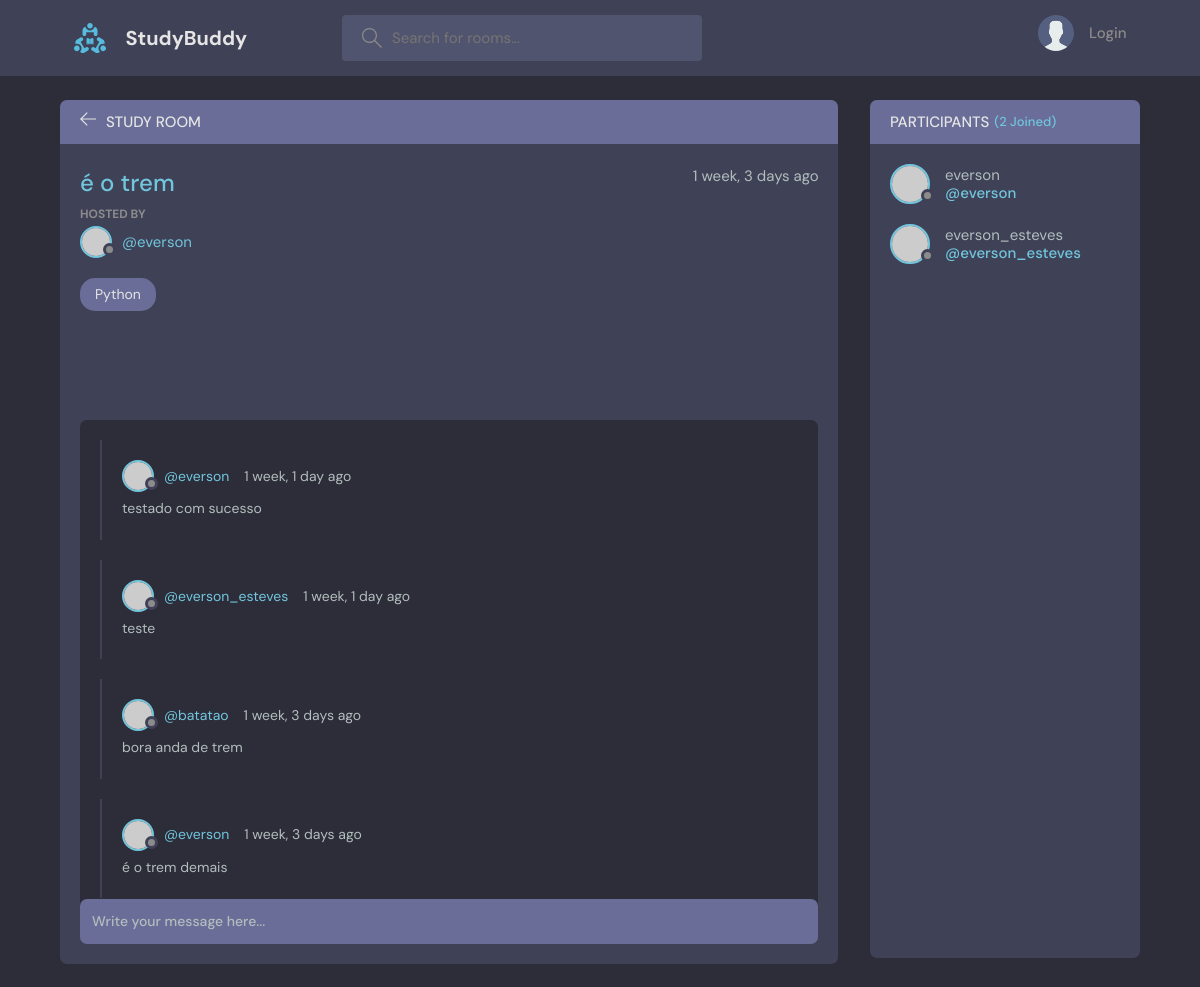
/room/5/, run on the app's committed database.
### base/models.py (models this page shows, shortened)
class Room(models.Model):
    host = models.ForeignKey(User, on_delete=models.SET_NULL, null=True)
    topic = models.ForeignKey(Topic, on_delete=models.SET_NULL, null=True)
    name = models.CharField(max_length=200)
    description = models.TextField(null=True, blank=True)
    participants = models.ManyToManyField(User, related_name='participants', blank=True)
    created_at = models.DateTimeField(auto_now_add=True)
    updated_at = models.DateTimeField(auto_now=True)
    class Meta:
        ordering = ['-updated_at', '-created_at']

class Topic(models.Model):
    name = models.CharField(max_length=200)
    def __str__(self):
        return self.name

class Message(models.Model):
    user = models.ForeignKey(User, on_delete=models.CASCADE)
    room = models.ForeignKey(Room, on_delete=models.CASCADE)
    body = models.TextField()
    created_at = models.DateTimeField(auto_now_add=True)
    updated_at = models.DateTimeField(auto_now=True)
    class Meta:
        ordering = ['-updated_at', '-created_at']

### base/views.py (the view, shortened to what this page needs)
# urls.py: path('room/<str:pk>/', views.room, name='room'),
def room(request: HttpRequest, pk: str):
    room = Room.objects.get(id=pk)
    room_messages = room.message_set.all()
    participants = room.participants.all()
    context = {
        'room': room,
        'room_messages': room_messages,
        'participants': participants,
    }
    return render(request, 'base/room.html', context)

### base/templates/base/room.html (shortened to what this page needs)
{% extends "main.html" %}
{% block content %}
<main class="profile-page layout layout--2">
    <div class="container">
        <div class="room">
            <div class="room__top">
                <div class="room__topLeft">
                    <a href="{% url 'home' %}'">
                        <svg version="1.1" xmlns="http://www.w3.org/2000/svg" width="32" height="32"
                            viewBox="0 0 32 32">
                            <title>arrow-left</title>
                            <path
                                d="M13.723 2.286l-13.723 13.714 13.719 13.714 1.616-1.611-10.96-10.96h27.625v-2.286h-27.625l10.965-10.965-1.616-1.607z">
                            </path>
                        </svg>
                    </a>
                    <h3>Study Room</h3>
                </div>
            </div>
            <div class="room__box scroll">
                <div class="room__header scroll">
                    <div class="room__info">
                        <h3>{{room.name}}</h3>
                        <span>{{room.created_at|timesince}} ago</span>
                    </div>
                    <div class="room__hosted">
                        <p>Hosted By</p>
                        <a href="{% url 'user-profile' room.host.id %}" class="room__author">
                            <div class="avatar avatar--small">
                                <img src="https://randomuser.me/api/portraits/men/37.jpg" />
                            </div>
                            <span>@{{room.host.username}}</span>
                        </a>
                    </div>
                    <span class="room__topics">{{room.topic}}</span>
                </div>
                <div class="room__conversation">
                    <div class="threads scroll">
                        {% for message in room_messages %}
                            <div class="thread">
                                <div class="thread__top">
                                    <div class="thread__author">
                                        <a href="{% url 'user-profile' message.user.id %}" class="thread__authorInfo">
                                            <div class="avatar avatar--small">
                                                <img src="https://randomuser.me/api/portraits/men/37.jpg" />
                                            </div>
                                            <span>@{{message.user.username}}</span>
                                        </a>
                                        <span class="thread__date">{{message.created_at|timesince}} ago</span>
                                    </div>
                                </div>
                                <div class="thread__details">
                                    {{message.body}}
                                </div>
                            </div>
                        {% endfor %}
                    </div>
                </div>
            </div>
            <div class="room__message">
                <form action="" method="POST">
                    <input name="body" placeholder="Write your message here..." />
                </form>
            </div>
        </div>
        <div class="participants">
            <h3 class="participants__top">Participants <span>({{participants.count}} Joined)</span></h3>
            <div class="participants__list scroll">
                {% for participant in participants %}
                    <a href="{% url 'user-profile' participant.id %}" class="participant">
                        <div class="avatar avatar--medium">
                            <img src="https://randomuser.me/api/portraits/men/37.jpg" />
                        </div>
                        <p>
                            {{participant.username}}
                            <span>@{{participant.username}}</span>
                        </p>
                    </a>
                {% endfor %}
            </div>
        </div>
    </div>
</main>
{% endblock content %}

### data on the page
Room: name "é o trem", created_at "1 week, 3 days", host.username "everson", topic "Python"
Message: user.username "everson", created_at "1 week, 1 day", body "testado com sucesso"
Message: user.username "everson_esteves", created_at "1 week, 1 day", body "teste"
Message: user.username "batatao", created_at "1 week, 3 days", body "bora anda de trem"
Message: user.username "everson", created_at "1 week, 3 days", body "é o trem demais"

### other printed values
{{ participants.count }} "2"
{{ participant.username }} "everson"
{{ participant.username }} "everson_esteves"
